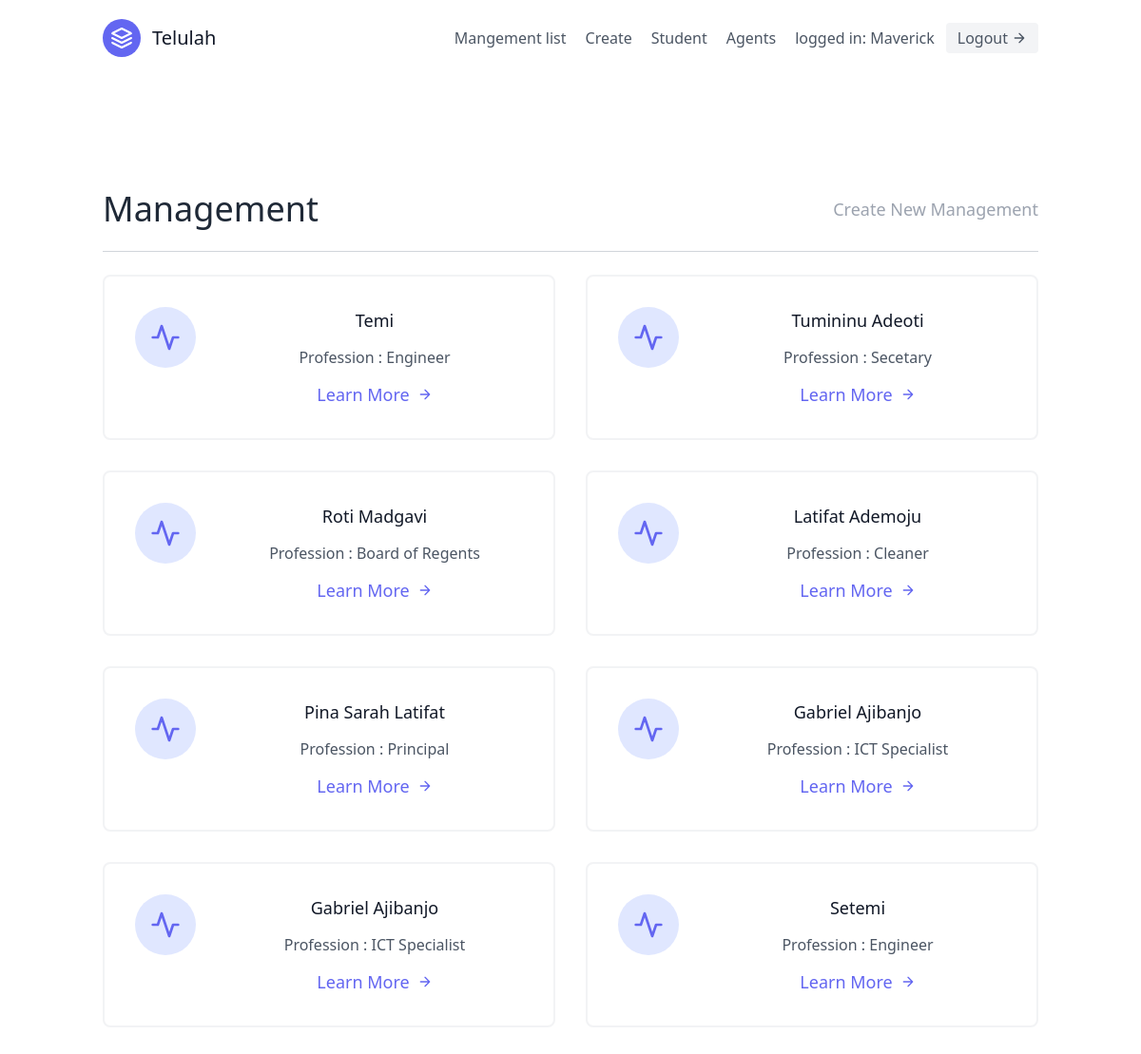
/app/ (signed in), run on the app's committed database.
### app/models.py (models this page shows, shortened)
class User(AbstractUser):
    is_organisor = models.BooleanField(default=True)
    is_agent = models.BooleanField(default=False)
    is_admin=models.BooleanField('Is Admin',default=False)
    is_customer=models.BooleanField('Is Customer',default=True)
    class Meta(AbstractUser.Meta):
        swappable = 'AUTH_USER_MODEL'

class Management(models.Model):
    user = models.ForeignKey(User, on_delete=models.SET_NULL, null=True, blank=True)
    name = models.CharField(max_length=20)
    email = models.EmailField(max_length=25, unique=True)
    profession = models.CharField(choices=PROFESSION, max_length=100)
    organization = models.ForeignKey(UserProfile, null=True, on_delete=models.CASCADE)
    date_of_employment = models.DateField(max_length=20, null=True)

### app/views.py (the view)
# urls.py: path('', home_page, name='home'),
@login_required
def home_page(request):
    model = Management.objects.all()
    context = {
        'user': model
    }
    return render(request, 'index.html', context=context)

### app/templates/index.html (shortened to what this page needs)
{% extends "base.html" %}
{% block content %}
<div class="text-center text-lg font-normal">
<section class="text-gray-600 body-font">
  <div class="container px-5 py-24 mx-auto flex flex-wrap">
  <div class="w-full mb-6 py-6 flex justify-between items-center border-b border-gray-300">
    <div>
        <h1 class="text-4xl text-gray-800">Management</h1>
    </div>
    <div>
        <a class="text-gray-400 hover:text-blue-300" href='{%url 'apps:create'%}' class="mr-6 hover:text-gray-900 font-bold text-xl left-10">Create New Management</a>
    </div>
  </div>
    <div class="flex flex-wrap -m-4">
    {% for user in user %}
      <div class="p-4 lg:w-1/2 md:w-full">
        <div class="flex border-2 rounded-lg border-gray-200 border-opacity-50 p-8 sm:flex-row flex-col">
          <div class="w-16 h-16 sm:mr-8 sm:mb-0 mb-4 inline-flex items-center justify-center rounded-full bg-indigo-100 text-indigo-500 flex-shrink-0">
            <svg fill="none" stroke="currentColor" stroke-linecap="round" stroke-linejoin="round" stroke-width="2" class="w-8 h-8" viewBox="0 0 24 24">
              <path d="M22 12h-4l-3 9L9 3l-3 9H2"></path>
            </svg>
          </div>
          <div class="flex-grow">
            <h2 class="text-gray-900 text-lg title-font font-medium mb-3">{{user.name}}</h2>
            <p class="leading-relaxed text-base">Profession : {{user.profession}}</p>
            <a href='{% url 'apps:detail' user.pk%}' class="mt-3 text-indigo-500 inline-flex items-center">Learn More
              <svg fill="none" stroke="currentColor" stroke-linecap="round" stroke-linejoin="round" stroke-width="2" class="w-4 h-4 ml-2" viewBox="0 0 24 24">
                <path d="M5 12h14M12 5l7 7-7 7"></path>
              </svg>
            </a>
          </div>
        </div>
      </div>
    {% endfor %}
    </div>
  </div>
</section>
{% endblock content %}

### app/templates/navbar.html (shortened to what this page needs)
<header class="text-gray-600 body-font">
  <div class="container mx-auto flex flex-wrap p-5 flex-col md:flex-row items-center">
    <a href='/'class="flex title-font font-medium items-center text-gray-900 mb-4 md:mb-0">
      <svg xmlns="http://www.w3.org/2000/svg" fill="none" stroke="currentColor" stroke-linecap="round" stroke-linejoin="round" stroke-width="2" class="w-10 h-10 text-white p-2 bg-indigo-500 rounded-full" viewBox="0 0 24 24">
        <path d="M12 2L2 7l10 5 10-5-10-5zM2 17l10 5 10-5M2 12l10 5 10-5"></path>
      </svg>
      <span class="ml-3 text-xl">Telulah</span>
    </a>
    <nav class="md:ml-auto flex flex-wrap items-center text-base justify-center">
      <a href='{% url 'apps:home' %}' class="mr-5 hover:text-gray-900">Mangement list</a>
      {% if not request.user.is_authenticated %}
      <a href="{% url 'signup'%}" class="mr-5 hover:text-gray-900">Signup</a>
      {%else%}
            <a href='{%url 'apps:create'%}' class="mr-5 hover:text-gray-900">Create</a>
            <a href='{% url 'apps:stu' %}' class="mr-5 hover:text-gray-900">Student</a>
            {% if request.user.is_organisor %}
            <a href='{% url 'agents:agents' %}' class="mr-5 hover:text-gray-900">Agents</a>
            {% endif %}
      {% endif %}
    </nav>
    {% if request.user.is_authenticated %}
       logged in: {{request.user.username}}
      <button class="ml-3 inline-flex items-center bg-gray-100 border-0 py-1 px-3 focus:outline-none hover:bg-gray-200 rounded text-base mt-4 md:mt-0"><a href="{% url 'logout'%}">Logout</a>
      <svg fill="none" stroke="currentColor" stroke-linecap="round" stroke-linejoin="round" stroke-width="2" class="w-4 h-4 ml-1" viewBox="0 0 24 24">
        <path d="M5 12h14M12 5l7 7-7 7"></path>
      </svg>
    </button>
    {% endif %}
  </div>
</header>

### data on the page
User: user.username "Maverick"
Management: name "Temi", profession "Engineer"
Management: name "Tumininu Adeoti", profession "Secetary"
Management: name "Roti Madgavi", profession "Board of Regents"
Management: name "Latifat Ademoju", profession "Cleaner"
Management: name "Pina Sarah Latifat", profession "Principal"
Management: name "Gabriel Ajibanjo", profession "ICT Specialist"
Management: name "Gabriel Ajibanjo", profession "ICT Specialist"
Management: name "Setemi", profession "Engineer"
